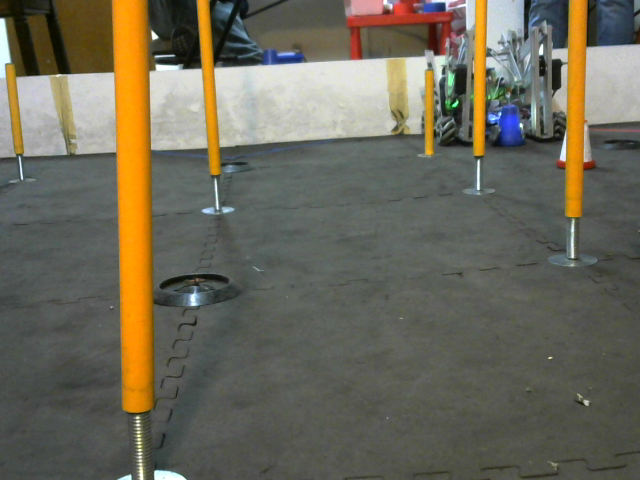
#> input picture test1.png, 640 x 480 px, given in place of the camera
$ python poles.py
#> lines starting #> are read from the running program, lines starting #| are printed output that depends on the picture; after the words box and inside, x2 and y2 are one past the last pixel; in counts of white or black regions, pixels touching at a corner belong together
import cv2 as cv
import numpy as np
import math
import random
import time

# colors
RED =   (0,0,255)
GREEN = (0,255,0)
YELLOW =    (0,255,255)
BLUE =  (255,0,0)
PINK =  (255,0,255)
CYAN =  (255,255,0)
WHITE = (255,255,255)

matched_new_pts = []
matched_true_pts = []

def rand_color():
    return (random.randint(0,255),random.randint(0,255),random.randint(0,255))

def rot_mat(theta):
    c, s = np.cos(theta), np.sin(theta)
    return np.float32([ [c,-s], [s,c] ])

# line segment a given by endpoint a and slope da
# line segment b given by endpoint b and slope db
# return
def seg_intersect(a1,a2, b1,b2) :
    da = a2-a1
    db = b2-b1
    dp = a1-b1
    dap = [-da[1], da[0]] # perperdicular vector to da
    denom = np.dot( dap, db)
    num = np.dot( dap, dp )
    return (num / denom.astype(float))*db + b1

# Capture the webcam. Change the number if no work
vid = cv.VideoCapture(2)

cv.namedWindow("vis", cv.WND_PROP_FULLSCREEN)
cv.setWindowProperty("vis", cv.WND_PROP_FULLSCREEN, cv.WINDOW_FULLSCREEN)

GRID_SIZE = 180
TRUE_PTS = np.float32([
             [-1,-2],          [+1,-2],
    [-2,-1], [-1,-1], [ 0,-1], [+1,-1], [+2,-1],
             [-1, 0],          [+1, 0],
    [-2,+1], [-1,+1], [ 0,+1], [+1,+1], [+2,+1],
             [-1,+2],          [+1,+2]
])
START_POS = np.float32([+1.3,+1.7])
CORNER_POS = np.float32([+3,+3])
MAP_SIZE = 700

def translate_mat(d):
    return np.float32([
       [1, 0, d[0]],
       [0, 1, d[1]]
    ])

# _position
old_pos = START_POS
old_mat = translate_mat(START_POS)

map_img = np.zeros((MAP_SIZE,MAP_SIZE,3), np.uint8)
def map_pt(pt):
    return np.int16(MAP_SIZE/7*pt + MAP_SIZE/2)
def warped_pt(pt):
    inv = np.resize(old_mat, (3,3))
    inv[2] = np.float32([0,0,1])
    inv = np.linalg.inv(inv)
    inv.resize((2,3))
    q = (inv.dot([pt[0], pt[1], 1]))*GRID_SIZE
    return np.int16([ q[0]+X/2, q[1]+Yf ])

# Image features
matcher = cv.BFMatcher(cv.NORM_L2, crossCheck=True)

start_time = time.time()
while time.time() < start_time + 120:

    # Read every frame
    ret, img = vid.read()
#> img is the input picture: shape (480, 640, 3); mean B, G, R 89.6, 104.8, 108.5

    # Mask by hue-saturation-value
    hsv = cv.cvtColor(img, cv.COLOR_BGR2HSV)
#> hsv: shape (480, 640, 3); mean H, S, V 50, 47.3, 113.4
    lower = np.array([10,120,50])
    upper = np.array([30,255,255])
    mask = cv.inRange(hsv, lower, upper)
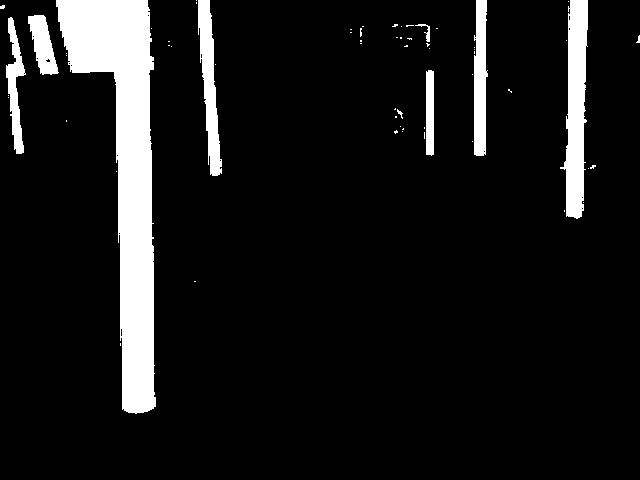
#> mask: shape (480, 640); 9.4% white; 62 white regions (53 under 20 px)

    # Perspective project to top-down view
    (Y, X) = img.shape[0:2]
#> Y = 480; X = 640
    w = 1300
    Yf = int(Y*1.3)
#> Yf = 624
    src_plane = np.float32([[0, 0], [X, 0], [X+w, Y], [-w, Y]])
    project_plane = np.float32([[0, 0], [X, 0], [X, Yf], [0, Yf]])
#> project_plane = [[0, 0], [640, 0], [640, 624], [0, 624]]
    project_mat = cv.getPerspectiveTransform(src_plane, project_plane)
    warped_img = cv.warpPerspective(img, project_mat, (X, Yf))
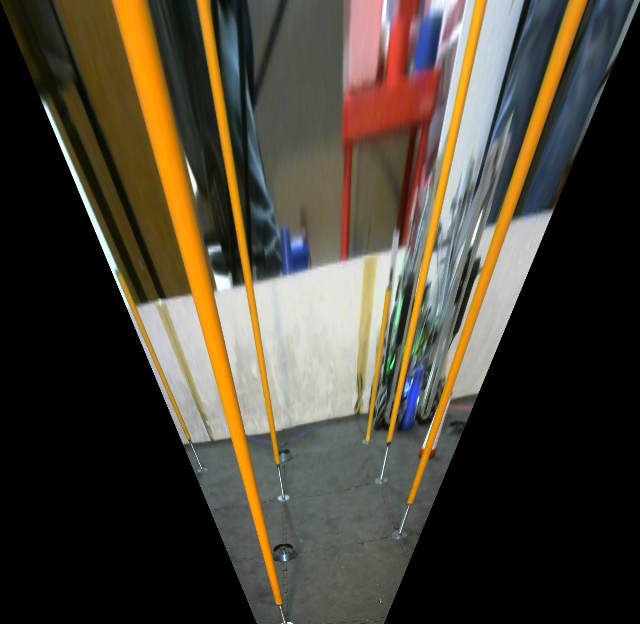
#> warped_img: shape (624, 640, 3); mean B, G, R 53.7, 66.1, 73.3

    # Find contours in mask
    new_pts = []
    contours, hierarchy = cv.findContours(mask, cv.RETR_TREE, cv.CHAIN_APPROX_SIMPLE)
#> contours = 80 contours, 72 with area under 20; largest, box (x1, y1, x2, y2) and area: (56, 0, 156, 414) 17300, (560, 0, 588, 219) 3665, (198, 0, 222, 176) 1920, (474, 0, 488, 156) 1620, (6, 17, 26, 154) 1069, (28, 15, 59, 75) 986, (426, 70, 434, 156) 584, (415, 24, 430, 42) 42
    for contour in contours:

        # Filter out small contours (likely noise)
        area = cv.contourArea(contour)
        if area < 100: continue

        # Find bounding convex hull
        hull = cv.convexHull(contour)
        #cv.drawContours(img, [hull], -1, BLUE, 1)

        # Find bounding rotated rectangle
        rect = cv.minAreaRect(hull)
        box = np.int0(cv.boxPoints(rect))
        #cv.drawContours(img, [box], -1, GREEN, 1)

        # Find centroid
        M = cv.moments(contour)
        #print(M)
        center = np.float32([
            M['m10']/M['m00'],
            M['m01']/M['m00']
        ])

        # Fit line segment and find base of pole
        [[vx], [vy], [x], [y]] = cv.fitLine(hull, cv.DIST_L2, 0, 0.01, 0.01)
        [left, right] = sorted(box, key = lambda x:x[1])[2:]
        base = np.float32(seg_intersect(
            np.float32([x,y]),
            np.float32([x+vx,y+vy]),
            np.float32(left),
            np.float32(right)
        ))

        # Perspective project these features
        [warped_base, warped_left, warped_right, warped_center] = np.float32(
            cv.perspectiveTransform(np.float32([
                [base, left, right, center]
            ]), project_mat)[0]
        )

        rel_pos = np.float32([warped_base[0] - X/2, warped_base[1] - Yf])/GRID_SIZE
        new_pt = old_mat.dot([rel_pos[0], rel_pos[1], 1])
        new_pts.append(new_pt)

        cv.line(img, np.int16(base), np.int16(center), BLUE, 1)
        cv.line(warped_img, np.int16(warped_base), np.int16(warped_center), BLUE, 1)

        cv.line(img, np.int16(left), np.int16(right), BLUE, 1)
        cv.line(warped_img, np.int16(warped_left), np.int16(warped_right), BLUE, 1)
#> this loop made 80 passes
#> (area, rect, box, center, vx, vy, x, y) on passes 23, 53, 55: (584.5, ((429.5, 112.5), (85, 7), -90), [[433, 154], [426, 154], [426, 70], [433, 70]], [429.5, 112.4], 0.00607, 1, 429.7, 106.4), (1069, ((15.5, 85), (136, 19), -90), [[25, 153], [6, 153], [6, 17], [25, 17]], [14.74, 87.23], 0.0515, 0.999, 14.43, 80), (985.5, ((42, 44.62), (18.81, 62.17), -13.39), [[40, 77], [25, 16], [43, 12], [58, 72]], [42.44, 44.55], 0.236, 0.972, 42.86, 46.79)
#> area on pass 51: 42
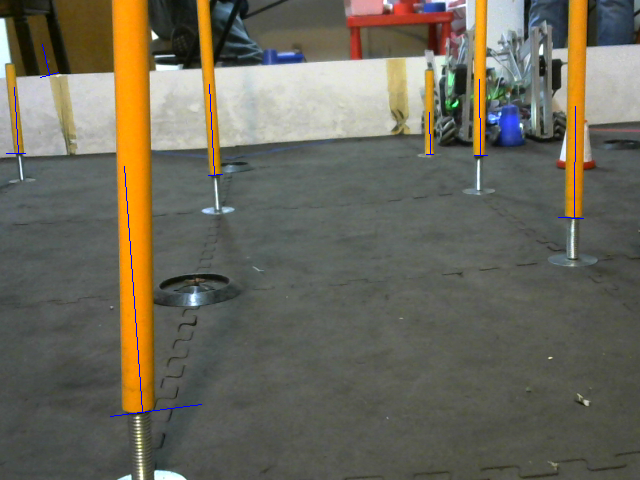
#> img: shape (480, 640, 3); 0.28% of pixels changed, all inside (x1, y1, x2, y2) = (6, 44, 584, 417)
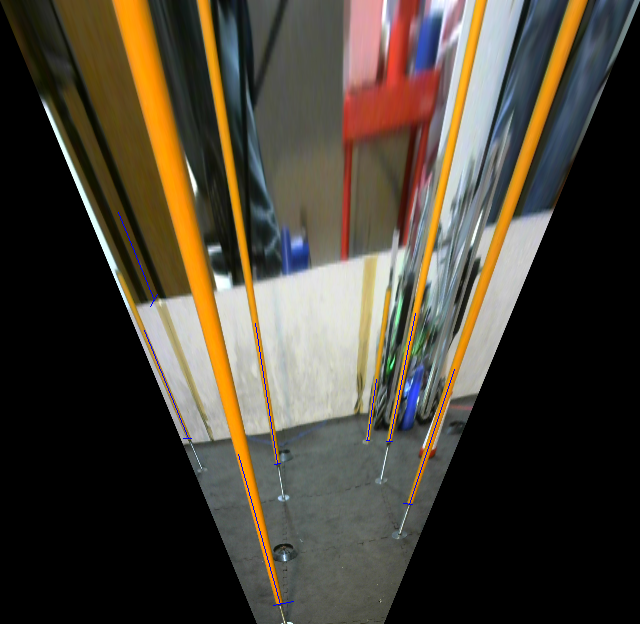
#> warped_img: shape (624, 640, 3); 0.22% of pixels changed, all inside (x1, y1, x2, y2) = (118, 212, 455, 606)
#> after the loop, new_pts = [[1.57, 0.678], [0.569, 0.671], [0.378, -0.0982], [1.8, 1.03], [1.69, 0.685], [1.06, 0.809], [1.08, 1.59]]

    new_pts = np.float32(new_pts)

    if len(new_pts) > 1:
        # Find similarities
        matches = matcher.match(TRUE_PTS, new_pts)
#> matches = 4 matches
        matches = sorted(matches, key = lambda x:x.distance)
        matches = [ x for x in matches if x.distance < 0.5 ]
#> matches = 3 matches

        matched_true_pts = np.float32([TRUE_PTS[match.queryIdx] for match in matches])
#> matched_true_pts = [[1, 1], [2, 1], [1, 2]]
        matched_new_pts = np.float32([new_pts[match.trainIdx] for match in matches])
#> matched_new_pts = [[1.06, 0.809], [1.8, 1.03], [1.08, 1.59]]

        if len(matched_new_pts) > 1:

            M, inliers = cv.estimateAffinePartial2D(
                    np.array([matched_new_pts]),
                    np.array([matched_true_pts])
                )
#> M = [[1.38, 0.182, -0.686], [-0.182, 1.38, -0.00427]]; inliers = [1, 1, 1]
            scale = np.linalg.det(M[:2,:2])
#> scale = 1.93

            M.resize((3, 3))
            M[2] = np.float32([0,0,1])

            old_mat.resize((3, 3))
            old_mat[2] = np.float32([0,0,1])

            new_mat = np.matmul(M, old_mat)
#> new_mat = [[1.38, 0.182, 1.42], [-0.182, 1.38, 2.1], [0, 0, 1]]

            M.resize((2, 3))
            old_mat.resize((2, 3))
            new_mat.resize((2, 3))

            new_pos = new_mat.dot([0, 0, 1])
#> new_pos = [1.42, 2.1]

            distance = np.linalg.norm(new_pos - old_pos)
#> distance = 0.418

            # Reject sudden jumps
            if distance < 1:
                cv.line(map_img, map_pt(old_pos), map_pt(new_pos), rand_color(), 2)
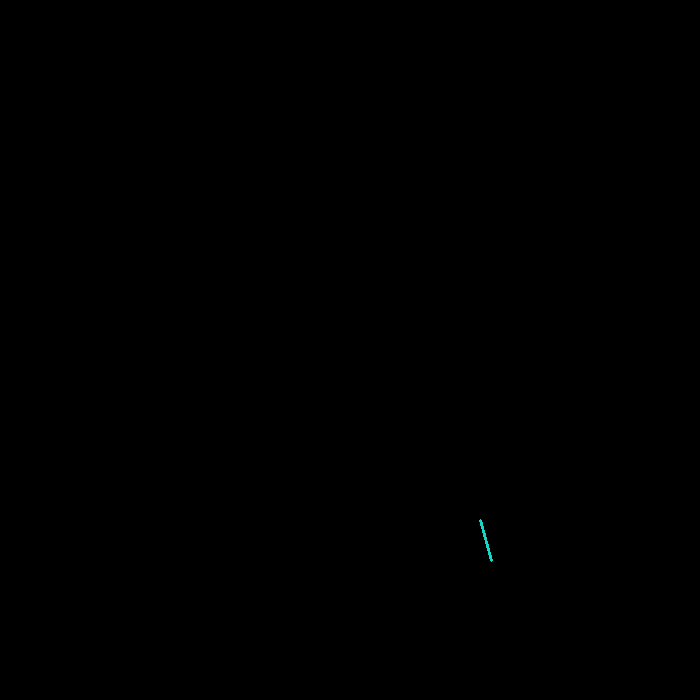
#> map_img: shape (700, 700, 3); mean of channels 0, 1, 2 0, 0.1, 0; drawn as B, G, R
                old_mat = np.copy(new_mat)
#> old_mat = [[1.38, 0.182, 1.42], [-0.182, 1.38, 2.1]]
                old_pos = np.copy(new_pos)
#> old_pos = [1.42, 2.1]

    #cv.imshow("img", img)

    # map visualization
    cv.rectangle(map_img, map_pt(CORNER_POS), map_pt(-CORNER_POS), BLUE, 1)
    cv.drawMarker(map_img, map_pt(START_POS), GREEN, cv.MARKER_STAR, 20, 2)
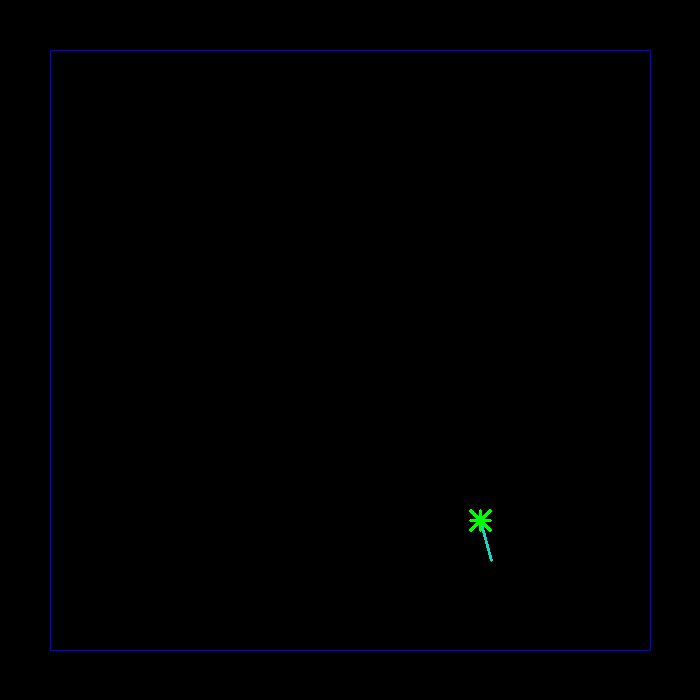
#> map_img: shape (700, 700, 3); mean of channels 0, 1, 2 1.3, 0.2, 0; drawn as B, G, R
    cv.circle(map_img, map_pt(old_pos), 1, WHITE, 2)
#> map_img: shape (700, 700, 3); under 0.01% of pixels changed, all inside (x1, y1, x2, y2) = (489, 558, 494, 563)

    tri = [
        new_mat.dot(np.float32([pt[0], pt[1], 1]))
        for pt in ([-0.1, 0.1],[0.1, 0.1],[0,-0.2])
    ]
#> tri = [[1.3, 2.26], [1.57, 2.22], [1.38, 1.83]]
    cv.line(map_img, map_pt(tri[0]), map_pt(tri[1]), WHITE, 2)
#> map_img: shape (700, 700, 3); mean of channels 0, 1, 2 1.3, 0.2, 0.1
    cv.line(map_img, map_pt(tri[1]), map_pt(tri[2]), WHITE, 2)
#> map_img: shape (700, 700, 3); mean of channels 0, 1, 2 1.4, 0.3, 0.1
    cv.line(map_img, map_pt(tri[2]), map_pt(tri[0]), WHITE, 2)
#> map_img: shape (700, 700, 3); mean of channels 0, 1, 2 1.4, 0.4, 0.2

    for pt in new_pts:
#> (the run stopped early here; a loop or call above may not have finished)

$ run again, on test2.png
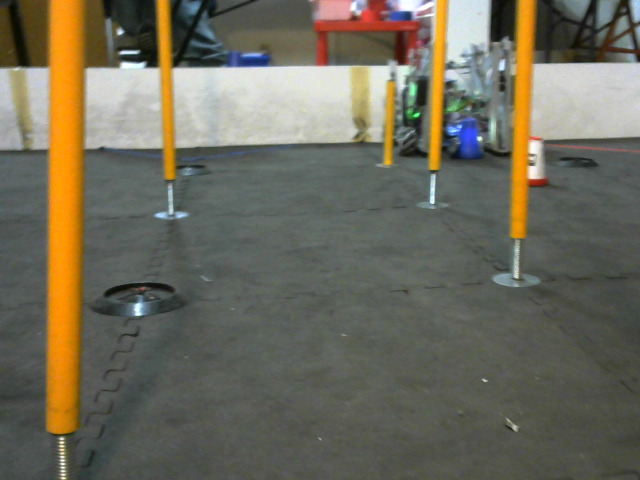
#> input picture test2.png, 640 x 480 px, given in place of the camera
#> img is the input picture: shape (480, 640, 3); mean B, G, R 91.8, 107, 110.4
#> hsv: shape (480, 640, 3); mean H, S, V 51.5, 46.3, 115.7
#> `mask = cv.inRange(hsv, lower, upper)`:
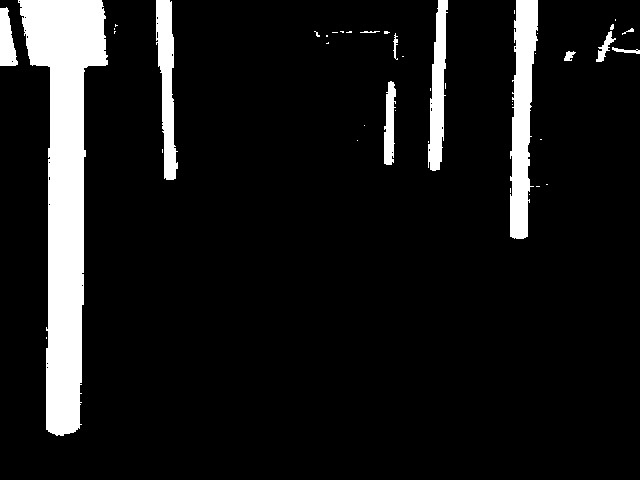
#> mask: shape (480, 640); 9.5% white; 43 white regions (31 under 20 px)
#> contours = 65 contours, 55 with area under 20; largest, box (x1, y1, x2, y2) and area: (18, 0, 108, 436) 17686, (510, 0, 538, 239) 4164, (156, 0, 178, 180) 2162, (428, 0, 448, 171) 1879, (0, 7, 18, 66) 666
#> the loop `for contour in contours:` made 65 passes
#> (area, rect, box, center, vx, vy, x, y) on passes 16, 28, 41: (632.5, ((389.3, 122.5), (83.11, 10.47), -88.41), [[393, 164], [382, 163], [385, 80], [395, 81]], [389.2, 125], 0.031, -1, 390.3, 115.7), (166, ((604.6, 46.66), (33.44, 10.98), -59.04), [[600, 63], [591, 58], [608, 29], [617, 35]], [604.6, 47.04], 0.438, -0.899, 605.6, 46.27), (665.5, ((8.5, 36), (58, 17), -90), [[17, 65], [0, 65], [0, 7], [17, 7]], [6.22, 40.64], 0.127, 0.992, 8.75, 36)
#> after the loop `for contour in contours:`:
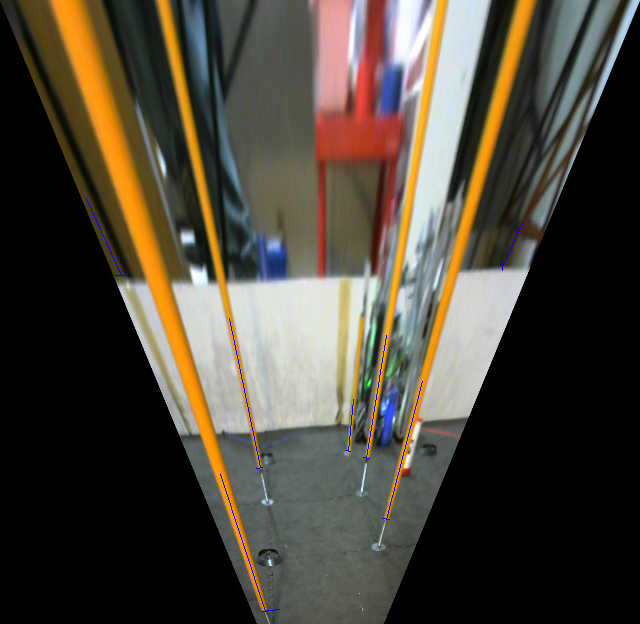
#> warped_img: shape (624, 640, 3); mean B, G, R 57.3, 68.6, 75.2
#> after the loop `for contour in contours:`: new_pts = [[1.46, 0.742], [2.31, -0.282], [0.198, -0.234], [1.67, 1.12], [1.56, 0.779], [0.972, 0.832], [0.998, 1.63]]
#> `matches = matcher.match(TRUE_PTS, new_pts)`: matches = 5 matches
#> `matches = [ x for x in matches if x.distance < 0.5 ]`: matches = 3 matches
#> matched_true_pts = [[1, 1], [2, 1], [1, 2]]
#> matched_new_pts = [[0.972, 0.832], [1.67, 1.12], [0.998, 1.63]]
#> M = [[1.4, 0.218, -0.622], [-0.218, 1.4, -0.0704]]; inliers = [1, 1, 1]
#> scale = 2
#> new_mat = [[1.4, 0.218, 1.57], [-0.218, 1.4, 2.02], [0, 0, 1]]
#> new_pos = [1.57, 2.02]
#> distance = 0.419
#> old_mat = [[1.4, 0.218, 1.57], [-0.218, 1.4, 2.02]]
#> old_pos = [1.57, 2.02]
#> tri = [[1.45, 2.18], [1.73, 2.14], [1.52, 1.74]]

$ run again, on test3.png
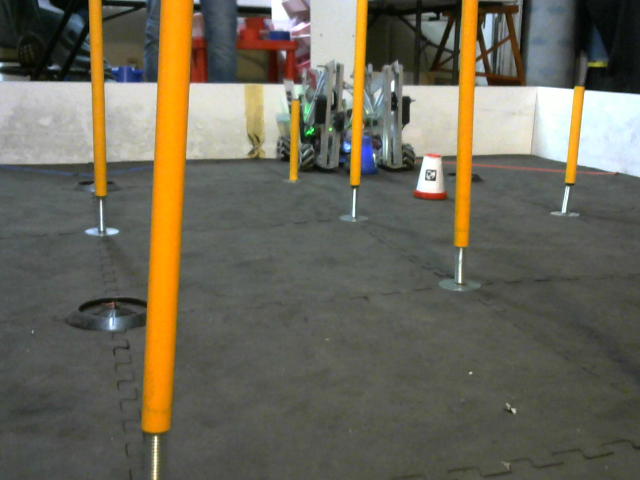
#> input picture test3.png, 640 x 480 px, given in place of the camera
#> img is the input picture: shape (480, 640, 3); mean B, G, R 88.6, 103.7, 107.8
#> hsv: shape (480, 640, 3); mean H, S, V 47.9, 47.3, 112.3
#> `mask = cv.inRange(hsv, lower, upper)`:
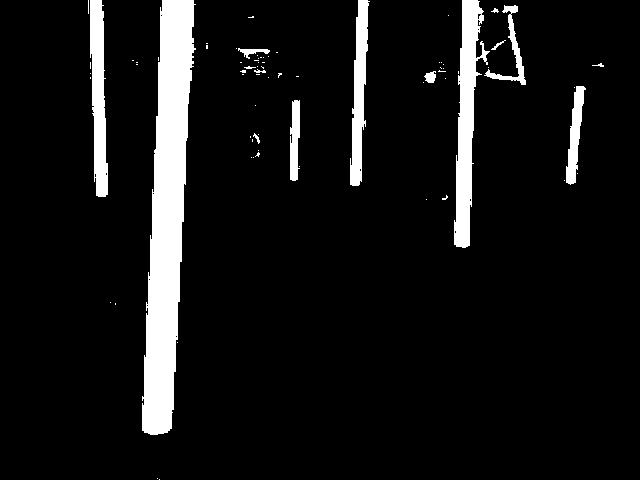
#> mask: shape (480, 640); 8.2% white; 75 white regions (60 under 20 px)
#> contours = 88 contours, 78 with area under 20; largest, box (x1, y1, x2, y2) and area: (142, 0, 196, 435) 13208, (454, 0, 490, 248) 3714, (90, 0, 108, 197) 2272, (350, 0, 370, 186) 1842, (566, 86, 586, 185) 836
#> the loop `for contour in contours:` made 88 passes
#> (area, rect, box, center, vx, vy, x, y) on passes 20, 22: (555.5, ((294.5, 140), (80, 9), -90), [[299, 180], [290, 180], [290, 100], [299, 100]], [294.4, 139.9], 0.00183, -1, 294.2, 146), (836.5, ((574.8, 134.8), (98.81, 11.24), -84.29), [[575, 184], [564, 183], [574, 85], [585, 86]], [574.6, 134.9], 0.102, -0.995, 575, 136.1)
#> after the loop `for contour in contours:`:
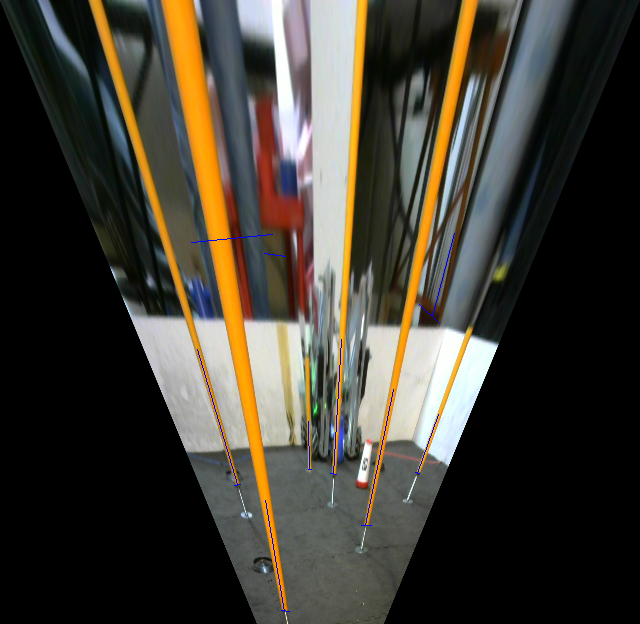
#> warped_img: shape (624, 640, 3); mean B, G, R 51.6, 61.1, 65.4
#> after the loop `for contour in contours:`: new_pts = [[1.24, 0.841], [1.84, 0.862], [0.586, -0.418], [1.93, -0.0058], [1.55, 1.15], [1.38, 0.867], [1.1, 1.63], [0.842, 0.926]]
#> `matches = matcher.match(TRUE_PTS, new_pts)`: matches = 4 matches
#> `matches = [ x for x in matches if x.distance < 0.5 ]`: matches = 3 matches
#> matched_true_pts = [[1, 1], [2, 1], [1, 2]]
#> matched_new_pts = [[0.842, 0.926], [1.84, 0.862], [1.1, 1.63]]
#> M = [[1.19, -0.13, -0.0175], [0.13, 1.19, -0.182]]; inliers = [1, 1, 1]
#> scale = 1.42
#> new_mat = [[1.19, -0.13, 1.3], [0.13, 1.19, 2], [0, 0, 1]]
#> new_pos = [1.3, 2]
#> distance = 0.304
#> old_mat = [[1.19, -0.13, 1.3], [0.13, 1.19, 2]]
#> old_pos = [1.3, 2]
#> tri = [[1.17, 2.11], [1.41, 2.14], [1.33, 1.77]]
